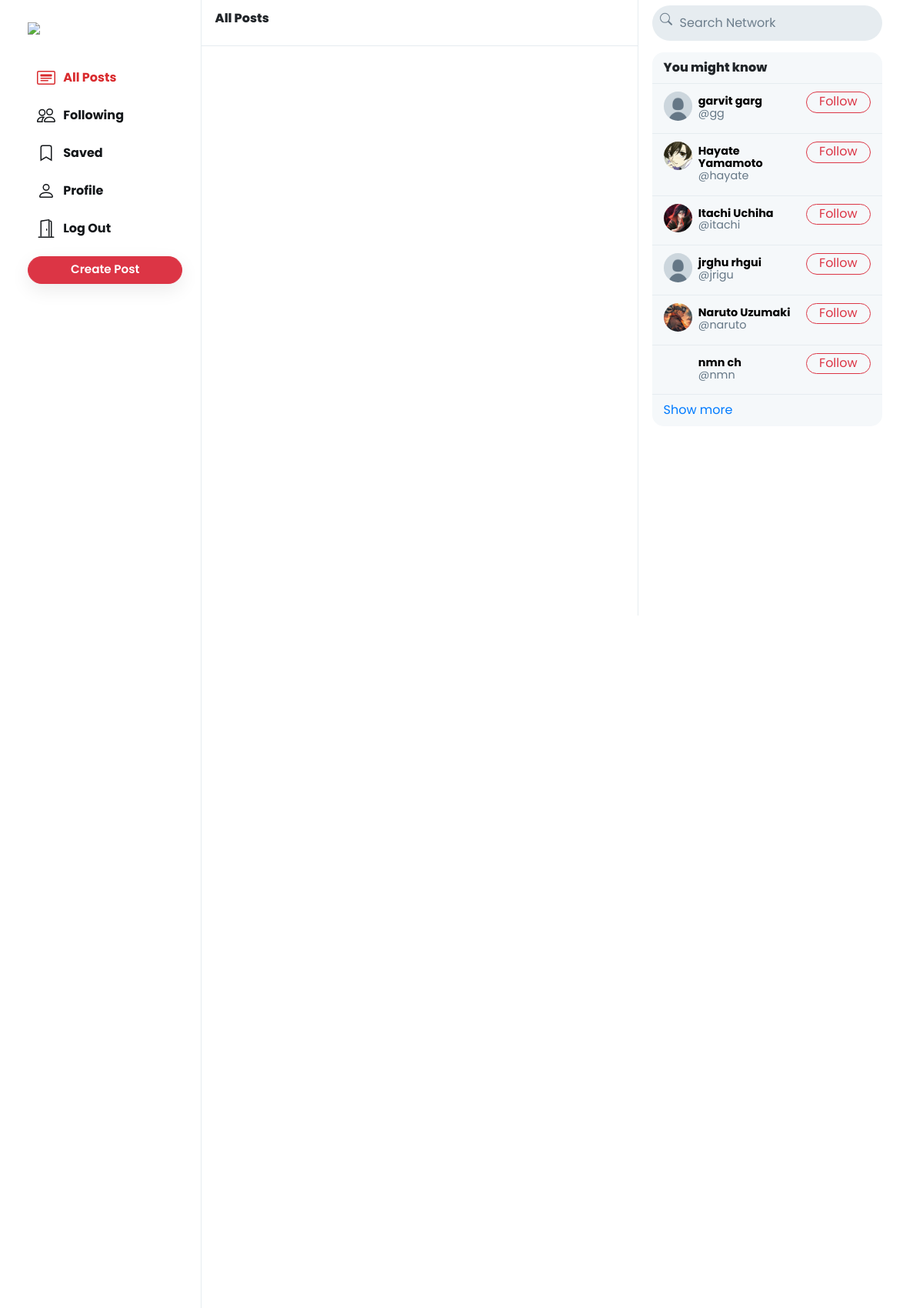
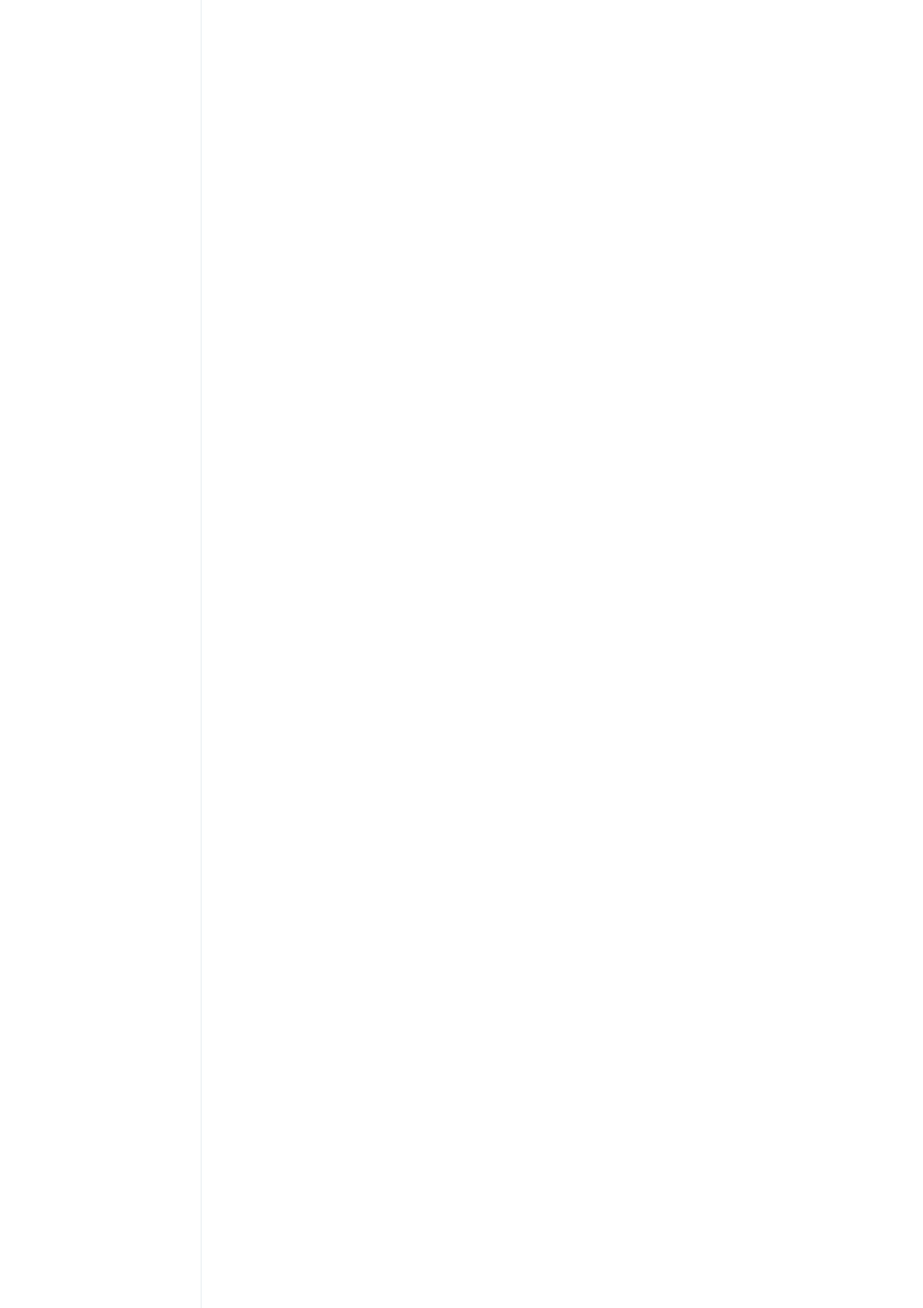
The app's page / (signed in, upper part) with its own data (2 pictures, top to bottom).
### network/models.py (models this page shows, shortened)
class User(AbstractUser):
    profile_pic = models.ImageField(upload_to='profile_pic/')
    bio = models.TextField(max_length=160, blank=True, null=True)
    cover = models.ImageField(upload_to='covers/', blank=True)

### network/views.py (the view)
# urls.py: path("", views.index, name="index"),
def index(request):
    all_posts = Post.objects.all().order_by('-date_created')
    paginator = Paginator(all_posts, 10)
    page_number = request.GET.get('page')
    if page_number == None:
        page_number = 1
    posts = paginator.get_page(page_number)
    followings = []
    suggestions = []
    if request.user.is_authenticated:
        followings = Follower.objects.filter(followers=request.user).values_list('user', flat=True)
        suggestions = User.objects.exclude(pk__in=followings).exclude(username=request.user.username).order_by("-is_active","username")[:6]
    return render(request, "network/index.html", {
        "posts": posts,
        "suggestions": suggestions,
        "page": "all_posts",
        'profile': False
    })

### network/templates/network/index.html (shortened to what this page needs)
{% extends "network/layout.html" %}
{% load static %}
{% block body %}
    <div class="main-div">
        <div class="left-div">
            <nav class="head heading">
                {% if page == 'all_posts' %}
                    All Posts
                {% elif page == 'following' %}
                    Following
                {% elif page == 'saved' %}
                    Saved
                {% elif page == 'profile' %}
                    Profile
                {% else %}
                    Explore
                {% endif %}
            </nav>
            <div class="left-div-content">
                <div class="posts-view">
                    <div class="main-div-content">
                    </div>
                </div>
            </div>
        </div>
    </div>
{% endblock %}

### network/templates/network/layout.html (shortened to what this page needs)
{% load static %}
<!DOCTYPE html>
<html lang="en">
    <head>
        <link rel="stylesheet" href="https://stackpath.bootstrapcdn.com/bootstrap/4.4.1/css/bootstrap.min.css">
        <link href="{% static 'network/styles.css' %}" rel="stylesheet">
    </head>
    <body>
        <div class="body" data-page="{{page}}">
            <div class="sidenav">
                <a href="{% url 'index' %}" class="navbar-brand">
                    <img src="{% static 'network/Images/logo.png' %}" height="31px">
                </a>
                <div style="height: 100%;">
                    <div>
                        <div>
                            <ul>
                                <li class="nav-item" id="all_posts">
                                <a href="{% url 'index' %}" class="nav-link">
                                    <div>
                                        &nbsp;&nbsp;All Posts
                                    </div>
                                </a>
                                </li>
                                {% if user.is_authenticated %}
                                    <li class="nav-item" id="following">
                                        <a href="{% url 'following' %}" class="nav-link">
                                            <div>
                                                &nbsp;&nbsp;Following
                                            </div>
                                        </a>
                                    </li>
                                    <li class="nav-item" id="saved">
                                        <a href="{% url 'saved' %}" class="nav-link">
                                            <div>
                                                <svg width="1.5em" height="1.5em" viewBox="0 0 16 16" class="bi bi-bookmark" fill="currentColor" xmlns="http://www.w3.org/2000/svg">
                                                    <path fill-rule="evenodd" d="M8 12l5 3V3a2 2 0 0 0-2-2H5a2 2 0 0 0-2 2v12l5-3zm-4 1.234l4-2.4 4 2.4V3a1 1 0 0 0-1-1H5a1 1 0 0 0-1 1v10.234z"/>
                                                  </svg>
                                                &nbsp;&nbsp;Saved
                                            </div>
                                        </a>
                                    </li>
                                    <li class="nav-item" id="profile">
                                        <a href="{% url 'profile' user.username %}" class="nav-link">
                                            <div>
                                                &nbsp;&nbsp;Profile
                                            </div>
                                        </a>
                                    </li>
                                    <li class="nav-item" id="logout">
                                        <a href="{% url 'logout' %}" class="nav-link">
                                            <div>
                                                &nbsp;&nbsp;Log Out
                                            </div>
                                        </a>
                                    </li>
                                {% endif %}
                            </ul>
                        </div>
                        {% if user.is_authenticated %}
                            <button id="popup-btn" class="btn btn-danger new-post-btn" onclick="createpost()">Create Post</button>
                        {% endif %}
                    </div>
                </div>
            </div>
            {% block body %}
            {% endblock %}
            <div class="right-div">
                <nav class="head">
                    <form action="#">
                        <div class="search-div">
                            <div>
                            </div>
                            <input type="text" name="query" id="search-box" placeholder="Search Network">
                        </div>
                    </form>
                </nav>
                <div class='right-div-content'>
                    <div class="space" style="background-color: white;"></div>
                    {% if user.is_authenticated %}
                        <div class="suggestion-box">
                            <div class="suggestion-header">
                                You might know
                            </div>
                            <div class="suggestion-users">
                            {% for suggestion in suggestions %}
                                <div class="suggestion-user">
                                    <div>
                                        <a href="{% url 'profile' suggestion.username %}">
                                            <div class="small-profilepic" style="background-image: url(/media/{{suggestion.profile_pic}})"></div>
                                        </a>
                                    </div>
                                    <div class="user-details">
                                        <a href="{% url 'profile' suggestion.username %}">
                                            <div id="user-name">
                                                <strong>
                                                    {{suggestion.first_name}} {{suggestion.last_name}}
                                                </strong>
                                            </div>
                                            <div class="grey">@{{suggestion.username}}</div>
                                        </a>
                                    </div>
                                    <div>
                                        <button class="btn btn-outline-danger" type="button" onclick="follow_user(this,'{{suggestion.username}}','suggestion')">Follow</button>
                                    </div>
                                </div>
                            {% empty %}
                                    <div style="text-align: center; border-bottom: .5px solid #e6ecf0; padding: 10px 15px;">
                                        <span class="grey" style="font-size: .9em;">No suggestions available.</span>
                                    </div>
                            {% endfor %}
                        </div>
                        <div class="suggestion-footer">
                            <a href="#"  onclick="show_more_suggestions()">Show more</a>
                        </div>
                        </div>
                    {% endif %}
                </div>
            </div>
        </div>
    </body>
</html>

### network/static/network/styles.css (style rules this page uses)
.body { display: flex; min-height: 100%; font-family: 'Poppins', sans-serif;ss }
.btn { border-radius: 20px; padding: 0.32rem 1rem 0.375rem 1rem; }
.btn, .btn:focus, .btn:active { box-shadow: none !important; -webkit-box-shadow: none !important; }
.grey { color: #657786; }
svg { vertical-align: text-top; }
.sidenav { height: 100%; width: 21.8%; position: fixed; top: 0; left: 0; padding: 15px; list-style: none; border-right: .5px solid #e6ecf0; z-index: 100; padding-left: 3%; background-color: white; }
.sidenav ul { list-style: none; padding-left: 0px; margin-top: 3vh; }
.sidenav li { margin-top: 7px; }
.sidenav .nav-link { color: #14171a; line-height: .7em; font-weight: 700; padding: 0px; }
.sidenav .nav-link > div { padding: 10px 20px 8px 12px; border-radius: 25px; line-height: 0.9em; width: max-content; }
.new-post-btn { padding-left: 55px !important; padding-right: 55px !important; font-size: .95em; font-weight: 530; box-shadow: rgba(0, 0, 0, 0.08) 0px 8px 24px !important; }
.active a { color: #d92b2e !important; }
.main-div { position: relative; width: 47.25%; min-height: 100vh; left: 21.8%; }
.left-div { position: relative; }
.head { height: 7.5vh; }
.heading { position: fixed; width: 47.255%; top: 0px; padding: 18px; border-bottom: .5px solid #e6ecf0; line-height: .7em; font-weight: 800; background-color: #fff; z-index: 1000; }
.left-div-content { margin-top: 7.5vh; }
.small-profilepic { width: 3.1vw; height: 3.1vw; border-radius: 9999px; overflow: hidden; margin-right: 8px; background-size: cover; background-repeat: no-repeat; background-position: center; box-sizing: content-box; }
.space { height: 8px; background-color: #e6ecf0; }
.right-div { width: 28%; height: 100vh; position: fixed; right: 2.95%; border-left: .5px solid #e6ecf0; background-color: white; }
.right-div .head { padding: .9vh 1.5vw; }
.right-div .search-div { margin-left: auto; margin-right: auto; display: flex; border-radius: 25px; background-color: #e6ecf0; padding-left: 10px; padding-right: 10px; vertical-align: middle; }
#search-box { height: 5.7vh; border: none; background: none; outline: none; width: 100%; margin-left: 8px; }
#search-box::placeholder { color: #6d7e8c; }
.right-div-content { height: 92.5vh; overflow: auto; padding-left: 1.5vw; padding-right: 1.5vw; }
.suggestion-box, .guest-box { border-radius: 15px; overflow: hidden; background-color: #f5f8fa; }
.suggestion-header { padding: 13px 15px; line-height: .9em; font-weight: 800; border-bottom: .5px solid #e6ecf0; }
.suggestion-user { display: flex; padding: 10px 15px; font-size: .9em; border-bottom: .5px solid #e6ecf0; }
.suggestion-user a { color: black; text-decoration: none; }
.user-details { flex: 1; line-height: 1.1em; padding: 5px 0px 7px 0px; }
.suggestion-user .btn { padding: 0em 1em .09em 1em; }
.suggestion-footer { padding: 13px 15px; line-height: .9em; }
.suggestion-footer a { text-decoration: none; }

### records on screen
User: profile_pic (placeholder picture), first_name "garvit", last_name "garg", username "gg"
User: profile_pic (picture), first_name "Hayate", last_name "Yamamoto", username "hayate"
User: profile_pic (picture), first_name "Itachi", last_name "Uchiha", username "itachi"
User: profile_pic (placeholder picture), first_name "jrghu", last_name "rhgui", username "jrigu"
User: profile_pic (picture), first_name "Naruto", last_name "Uzumaki", username "naruto"
User: first_name "nmn", last_name "ch", username "nmn"
